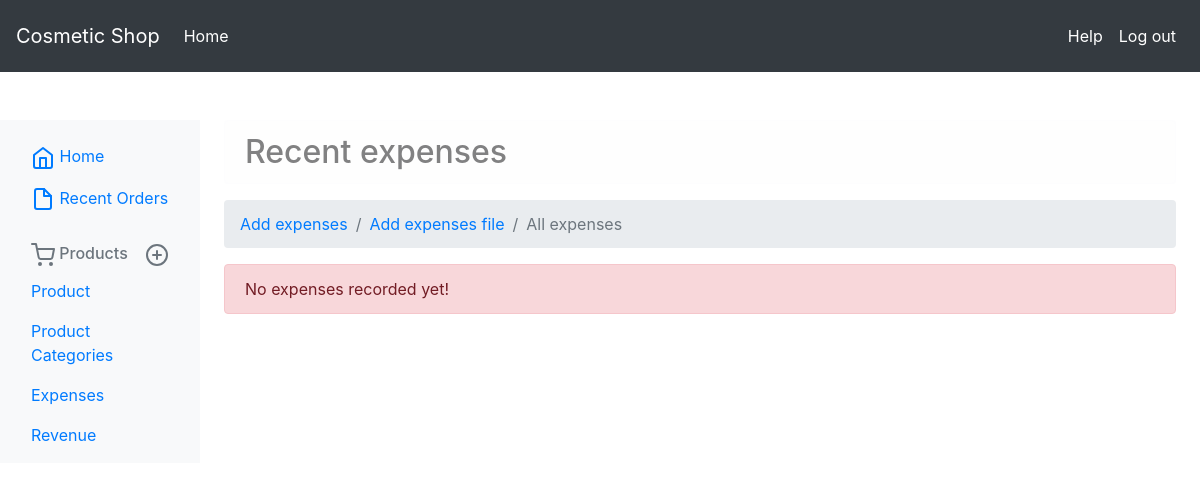
The app's page /manage/expsenses-list/ (signed in), older data.
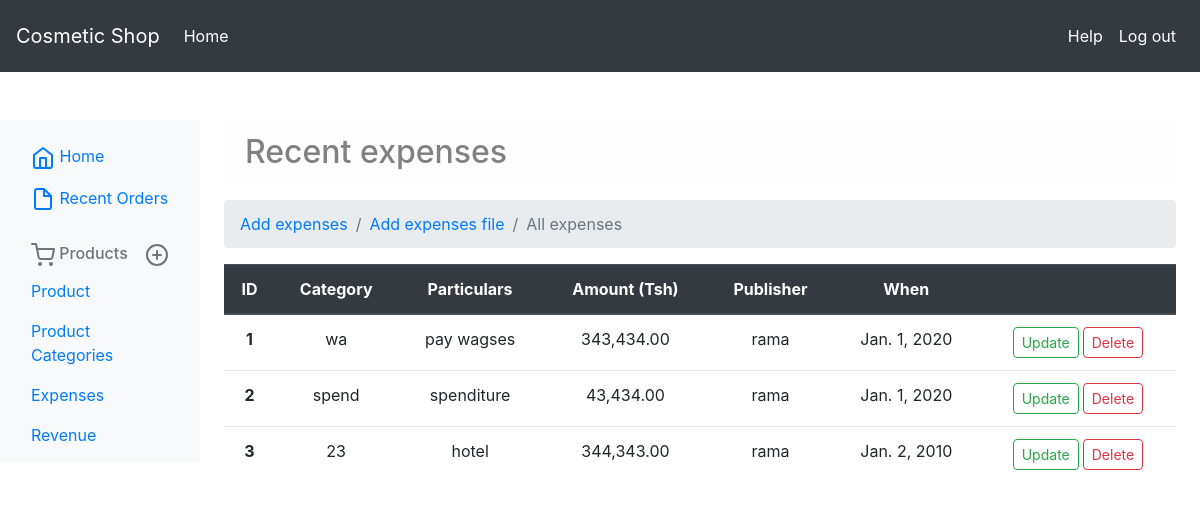
The same page, newer data.
### manage/models.py (models this page shows)
class Expenses(models.Model):
    is_file = models.BooleanField(default=False)
    category = models.CharField(max_length=100, blank=True, null=True)
    particulars = models.CharField(max_length=500, blank=True, null=True)
    amount = models.DecimalField(max_length=9, decimal_places=2, max_digits=11)
    publisher = models.ForeignKey(User, on_delete=models.DO_NOTHING, related_name='expenses_pub')
    date = models.DateField(blank=True, null=True)
    created = models.DateTimeField(auto_now_add=True)
    updated = models.DateTimeField(auto_now=True, null=True)

### auths/models.py (models this page shows)
class User(AbstractUser):
    is_pos = models.BooleanField(default=False, blank=True, null=True)
    is_manager = models.BooleanField(default=False, blank=True, null=True)
    is_super_manager = models.BooleanField(default=False, blank=True, null=True)
    is_admin = models.BooleanField(default=False)

### manage/views.py (the view)
# urls.py: path('expsenses-list/', views.ExpensesListView.as_view(), name='list_expenses'),
@method_decorator([login_required, manager_required], name='dispatch')
class ExpensesListView(generic.ListView):
    model = Expenses
    template_name = 'manage/product/expenses/list.html'

### manage/templates/manage/product/expenses/list.html (shortened to what this page needs)
{% extends 'manage/base.html' %}
{% load humanize %}
{% block ext %}
    {% block extra_css %}
    <link rel="stylesheet" href="https://cdnjs.cloudflare.com/ajax/libs/twitter-bootstrap/4.1.3/css/bootstrap.css">
    <link rel="stylesheet" href="https://cdn.datatables.net/1.10.21/css/dataTables.bootstrap4.min.css">
    <link href="https://stackpath.bootstrapcdn.com/font-awesome/4.7.0/css/font-awesome.min.css" rel="stylesheet">
    <link rel="stylesheet" href="https://cdnjs.cloudflare.com/ajax/libs/tempusdominus-bootstrap-4/5.1.2/css/tempusdominus-bootstrap-4.min.css" />
{% endblock %}
{% endblock %}
{% block products %}
<div class="alert alert-light h2">Recent expenses</div>
    <nav aria-label="breadcrumb">
  <ol class="breadcrumb">
    <li class="breadcrumb-item"><a href="{% url 'manage:add_expenses' %}">Add expenses</a></li>
      <li class="breadcrumb-item"><a href="{% url 'manage:add_expense_from_file' %}">Add expenses file</a></li>
    <li class="breadcrumb-item active" aria-current="page">All expenses</li>
  </ol>
</nav>
    {% if object_list %}
            <table class="table text-center" id="shop_table">
  <thead class="thead-dark">
    <tr>
      <th scope="col">ID</th>
      <th scope="col">Category</th>
      <th scope="col">Particulars</th>
      <th scope="col">Amount (Tsh)</th>
      <th scope="col">Publisher</th>
      <th scope="col">When</th>
      {% if not user.is_pos %}<th></th>{% endif %}
    </tr>
  </thead>
  <tbody>
  {% for res in object_list %}
    <tr>
      <th scope="row">{{ res.id }}</th>
      <td>{{ res.category|truncatewords_html:2 }}</td>
      <td>{{ res.particulars|truncatewords_html:2 }}</td>
      <td>{{ res.amount|intcomma }}</td>
      <td>{{ res.publisher }}</td>
      <td>{{ res.date }}</td>
      {% if not user.is_pos %}<td><span class="mr-1"><a class="btn btn-sm btn-outline-success rounded" href="{% url 'manage:update_expenses' res.pk %}">Update</a></span><span><a class="btn btn-sm btn-outline-danger rounded" href="{% url 'manage:delete_expenses' res.id %}">Delete</a> </span></td>{% endif %}
    </tr>
  {% endfor %}
  </tbody>
</table>
    {% else %}
        <div class="alert alert-danger">No expenses recorded yet!</div>
    {% endif %}
{% endblock %}

### manage/templates/manage/base.html (shortened to what this page needs)
{% extends 'base.html' %}
{% load i18n %}
{% load static %}
{% block content %}
   <div class="container-fluid">
  <div class="row h-100">
    <nav id="sidebarMenu" class="col-md-2 col-lg-2 d-md-block bg-light sidebar position-fixed" style="">
      <div class="sidebar-sticky pt-3">
        <ul class="nav flex-column">
          <li class="nav-item">
            <a class="nav-link active" href="{% url 'manage:manager_home_page' %}">
              Home <span class="sr-only">(current)</span>
            </a>
          </li>
          <li class="nav-item">
            <a class="nav-link" href="{% url 'manage:list_order' %}">
              Recent Orders
            </a>
          </li>
        </ul>
           <h6 class="sidebar-heading d-flex justify-content-between align-items-center px-3 mt-4 mb-1 text-muted">
              <span> Products</span>
              <a class="d-flex align-items-center text-muted" href="#">
              </a>
            </h6>
                <ul class="nav flex-column mb-2">
                    <li class="nav-item">
                        <a class="nav-link" href="{% url 'manage:product_list' %}">Product</a>
                    </li>
                    <li class="nav-item">
                        <a class="nav-link" href="{% url 'manage:category_list' %}">Product Categories</a>
                    </li>
                    <li class="nav-item">
                        <a class="nav-link" href="{% url 'manage:list_expenses' %}">Expenses</a>
                    </li>
                    <li class="nav-item">
                        <a class="nav-link" href="{% url 'manage:list_revenue' %}">Revenue</a>
                    </li>
                </ul>
      </div>
    </nav>
    <main role="main" class="col-md-9 ml-sm-auto col-lg-10 px-md-4">
       <div class="row">
    {% block main %}
          <div class="col-lg">
                <div class="">
            {% block products %}
            {% endblock %}
          </div>
        {% endblock %}
    </div>
    </div>
    </main>
  </div>
</div>
{% endblock %}

### templates/base.html (shortened to what this page needs)
{% load  static %}
<!DOCTYPE html>
<html lang="en">
<head>
    {% block ext %}
    {% endblock %}
    <link rel="stylesheet" href="https://stackpath.bootstrapcdn.com/bootstrap/4.5.0/css/bootstrap.min.css">
    <link rel="stylesheet" href="{% static 'master.css' %}">
    <link rel="stylesheet" href="https://use.fontawesome.com/releases/v5.8.2/css/all.css">
    <link rel="stylesheet" type="text/css" href="https://cdn.datatables.net/v/bs4/jq-3.3.1/dt-1.10.21/b-1.6.2/b-colvis-1.6.2/b-html5-1.6.2/b-print-1.6.2/fh-3.1.7/kt-2.5.2/r-2.2.5/sc-2.0.2/sp-1.1.1/sl-1.3.1/datatables.css"/>
</head>
<body class="d-flex-column h-100">
    {% include 'header.html' %}
    <main role="main" class="flex-shrink-0">
        {% block content %}
        {% endblock %}
    </main>
</body>
</html>

### templates/header.html (shortened to what this page needs)
<nav class="navbar navbar-expand-md navbar-dark position-sticky fixed-top bg-dark mb-5">
  <a class="navbar-brand" href="{% url 'homepage' %}">Cosmetic Shop</a>
  <div class="navbar-collapse collapse" id="navbarsExampleDefault" style="">
    <ul class="navbar-nav mr-auto">
      <li class="nav-item active">
        <a class="nav-link" href="{% url 'homepage' %}">Home <span class="sr-only">(current)</span></a>
      </li>
    </ul>
   <span class="navbar-text">
      <ul class="navbar-nav">
          <li class="nav-item active"><a class="nav-link" href="">Help</a></li>
          {% if user.is_authenticated %}
              <li class="nav-item active"><a class="nav-link" href="{% url 'logout' %}">Log out</a></li>
          {% else %}
              <li class="nav-item active"><a class="nav-link" href="{% url 'login' %}">Log in</a></li>
          {% endif %}
      </ul>
    </span>
  </div>
</nav>

Row changes from the older to the newer data that the page shows:
added Expenses: id "1", category "wa", particulars "pay wagses", amount "343,434.00", publisher "rama", date "Jan. 1, 2020"
added Expenses: id "2", category "spend", particulars "spenditure", amount "43,434.00", publisher "rama", date "Jan. 1, 2020"
added Expenses: id "3", category "23", particulars "hotel", amount "344,343.00", publisher "rama", date "Jan. 2, 2010"
Text that changed along with them:
text no longer shown: "No expenses recorded yet!"
text now shown: "ID Category Particulars Amount (Tsh) Publisher When"
